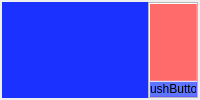
               <widget class="QWidget" name="page_temp_main">
                <layout class="QGridLayout" name="gridLayout_4">
                 <property name="leftMargin">
                  <number>2</number>
                 </property>
                 <property name="topMargin">
                  <number>2</number>
                 </property>
                 <property name="rightMargin">
                  <number>2</number>
                 </property>
                 <property name="bottomMargin">
                  <number>2</number>
                 </property>
                 <property name="spacing">
                  <number>0</number>
                 </property>
                 <item row="1" column="0">
                  <widget class="PlotWidget" name="graphWidget_SG600_main_and_channel" native="true">
                   <property name="sizePolicy">
                    <sizepolicy hsizetype="Preferred" vsizetype="Expanding">
                     <horstretch>0</horstretch>
                     <verstretch>0</verstretch>
                    </sizepolicy>
                   </property>
                   <property name="styleSheet">
                    <string notr="true">background-color: rgb(26, 49, 255);</string>
                   </property>
                  </widget>
                 </item>
                 <item row="0" column="1" rowspan="3">
                  <widget class="QFrame" name="frame_11">
                   <property name="sizePolicy">
                    <sizepolicy hsizetype="Preferred" vsizetype="Expanding">
                     <horstretch>0</horstretch>
                     <verstretch>0</verstretch>
                    </sizepolicy>
                   </property>
                   <property name="maximumSize">
                    <size>
                     <width>50</width>
                     <height>16777215</height>
                    </size>
                   </property>
                   <property name="frameShape">
                    <enum>QFrame::StyledPanel</enum>
                   </property>
                   <property name="frameShadow">
                    <enum>QFrame::Raised</enum>
                   </property>
                   <layout class="QVBoxLayout" name="verticalLayout_2">
                    <property name="spacing">
                     <number>0</number>
                    </property>
                    <property name="leftMargin">
                     <number>0</number>
                    </property>
                    <property name="topMargin">
                     <number>0</number>
                    </property>
                    <property name="rightMargin">
                     <number>0</number>
                    </property>
                    <property name="bottomMargin">
                     <number>0</number>
                    </property>
                    <item>
                     <widget class="QPushButton" name="pushButton_autorange_main_and_channel">
                      <property name="sizePolicy">
                       <sizepolicy hsizetype="Minimum" vsizetype="Expanding">
                        <horstretch>0</horstretch>
                        <verstretch>0</verstretch>
                       </sizepolicy>
                      </property>
                      <property name="cursor">
                       <cursorShape>PointingHandCursor</cursorShape>
                      </property>
                      <property name="styleSheet">
                       <string notr="true">QWidget {
	background-color:rgb(255, 106, 106); 
	border-style: outset;
    border-width: 1px;
    border-color:rgb(255, 137, 137);
	color: rgb(0,0,0);
}

QPushButton::checked {
	background-color:rgb(152, 29, 24);
    border-color:rgb(77, 33, 33);
}

</string>
                      </property>
                      <property name="text">
                       <string/>
                      </property>
                      <property name="checkable">
                       <bool>true</bool>
                      </property>
                     </widget>
                    </item>
                    <item>
                     <widget class="QPushButton" name="pushButton_reset_main_and_channel">
                      <property name="cursor">
                       <cursorShape>PointingHandCursor</cursorShape>
                      </property>
                      <property name="styleSheet">
                       <string notr="true">QPushButton{
	border-style: outset;
    border-width: 1px;
    border-color:rgb(98, 93, 255);
	background-color:rgb(93, 117, 255);
	color: rgb(0, 0, 0);
}

QPushButton::pressed{
	border-style: outset;
    border-width: 1px;
	border-color:rgb(70, 70, 255);
	background-color:rgb(23, 23, 161);
	color: rgb(0, 0, 0);
}</string>
                      </property>
                      <property name="text">
                       <string>PushButton</string>
                      </property>
                     </widget>
                    </item>
                   </layout>
                  </widget>
                 </item>
                </layout>
               </widget>
